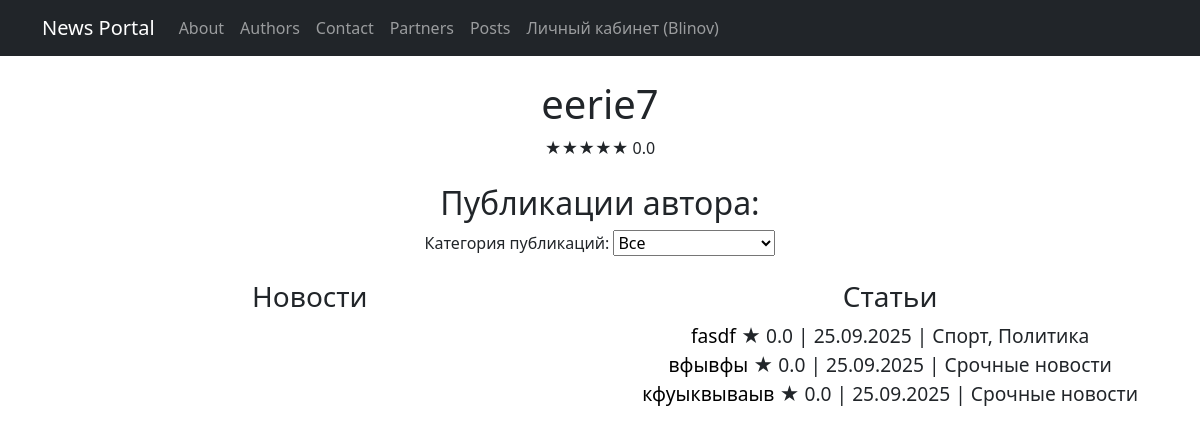
/authors/7/ (signed in), run on an earlier commit of the app's database.
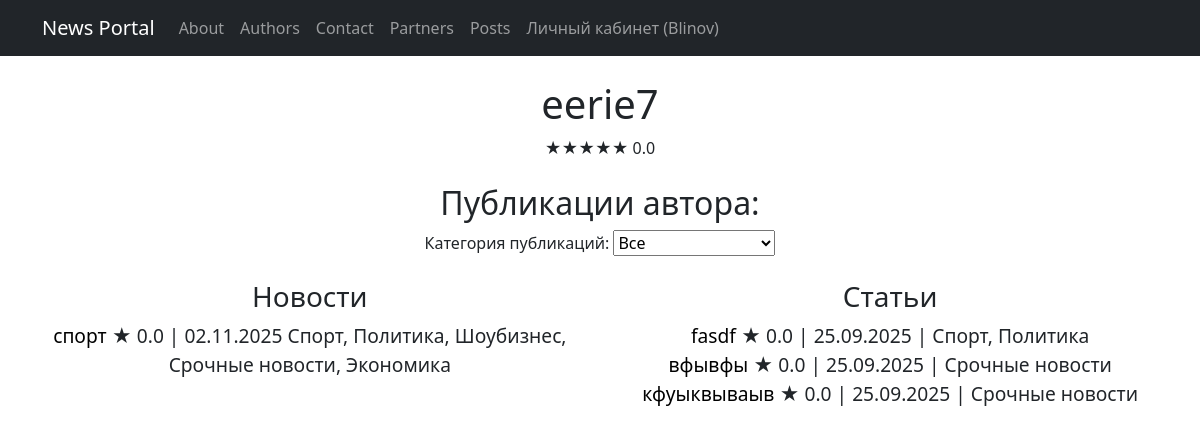
And on a later commit of the database.
### News_portal/models.py (models this page shows, shortened)
class Post(models.Model):
    ARTICLE = 'AR'
    NEWS = 'NE'
    POST_TYPES = [
        (ARTICLE, 'Статья'),
        (NEWS, 'Новость'),
    ]
    post_type = models.CharField(
        max_length=2,
        choices=POST_TYPES
    )
    title = models.CharField(max_length=255)
    author = models.ForeignKey(Author, on_delete=models.CASCADE)
    categories = models.ManyToManyField('Category',through='PostCategory')
    date = models.DateTimeField(default=timezone.now, editable=False)
    content = models.TextField()
    rating = models.FloatField(default=0)

class Category(models.Model):
    CATEGORIES = [
        ('sport', 'Спорт'),
        ('politics', 'Политика'),
        ('education', 'Образование'),
        ('showbiz', 'Шоубизнес'),
        ('breaking_news', 'Срочные новости'),
        ('economy', 'Экономика'),
    ]
    category_name = models.CharField(max_length=50, choices=CATEGORIES, unique=True)
    subscribers = models.ManyToManyField(User,through='CategorySubscription', blank=True, related_name='subscribers')

### News_portal/views.py (the view)
# urls.py: path('authors/<int:pk>/', AuthorDetail.as_view(), name='author_detail'),
class AuthorDetail(LoginRequiredMixin, DetailView):
    model = Author
    template_name = 'author.html'
    context_object_name = 'author'
    login_url = '/accounts/login/'
    def get_context_data(self, **kwargs):
        context = super().get_context_data(**kwargs)
        context['categories'] = Category.objects.all()
        selected_category = self.request.GET.get('category')
        if selected_category:
            context['posts'] = self.object.post_set.filter(categories__id=selected_category)
        else:
            context['posts'] = self.object.post_set.all()
        return context

### templates/author.html (shortened to what this page needs)
{% extends 'flatpages/default.html' %}
{% load static %}
{% load custom_filters %}
{% block content %}
<div class="author-header">
    <br><h1>{{ author.author_name }}</h1>
    <div class="rating">
        <span class="stars">★★★★★</span>
        <span class="rating-value">{{ author.rating }}</span>
    </div>
</div>
<div class="author-posts">
    <br><h2>Публикации автора:</h2>
    <form method="get" action="">
        <label for="category">Категория публикаций:</label>
        <select name="category" id="category" onchange="this.form.submit()">
            <option value="">Все</option>
        </select>
    </form><br>
    <div style="display: flex; justify-content: space-between;">
        <div style="width: 48%;">
            <h3>Новости</h3>
            {% for post in posts %}
                {% if post.get_post_type_display == "Новость" %}
                    <div class="post-item">
                        <big>
                            <a href="/news/{{ post.id }}/" class="post-link">{{ post.title|truncatechars:30 }}</a>
                            <span class="post-meta">★ {{ post.rating }} | {{ post.date|date:"d.m.Y" }}</span>
                            <span class="category">
                                {% for category in post.categories.all %}
                                    {{ category.get_category_name_display }}{% if not forloop.last %}, {% endif %}
                                {% endfor %}
                            </span>
                        </big>
                    </div>
                {% endif %}
            {% endfor %}
        </div>
        <div style="width: 48%;">
            <h3>Статьи</h3>
            {% for post in posts %}
                {% if post.get_post_type_display == "Статья" %}
                    <div class="post-item">
                        <big>
                            <a href="/articles/{{ post.id }}/" class="post-link">{{ post.title|truncatechars:30 }}</a>
                            <span class="post-meta">★ {{ post.rating }} | {{ post.date|date:"d.m.Y" }} |</span>
                            <span class="category">
                                {% for category in post.categories.all %}
                                    {{ category.get_category_name_display }}{% if not forloop.last %}, {% endif %}
                                {% endfor %}
                            </span>
                        </big>
                    </div>
                {% endif %}
            {% endfor %}
        </div>
    </div>
</div>
{% endblock content %}

What changed in the data, as far as the page shows it:
added Post: title "спорт", rating "0.0", date "02.11.2025", Category (category_name "Спорт"), Category (category_name "Политика"), Category (category_name "Срочные новости"), shown under "Новости"
now on this page (row unchanged): Category: category_name "Шоубизнес", shown under "спорт"
now on this page (row unchanged): Category: category_name "Экономика", shown under "спорт"
